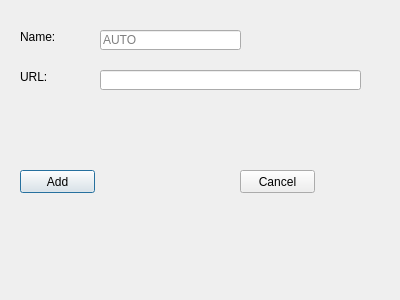
<?xml version="1.0" encoding="UTF-8"?>
<ui version="4.0">
 <class>Dialog</class>
 <widget class="QDialog" name="Dialog">
  <property name="geometry">
   <rect>
    <x>0</x>
    <y>0</y>
    <width>400</width>
    <height>300</height>
   </rect>
  </property>
  <property name="windowTitle">
   <string>Dialog</string>
  </property>
  <widget class="QLineEdit" name="lineEdit_2">
   <property name="geometry">
    <rect>
     <x>100</x>
     <y>30</y>
     <width>141</width>
     <height>20</height>
    </rect>
   </property>
   <property name="placeholderText">
    <string>AUTO</string>
   </property>
   <property name="clearButtonEnabled">
    <bool>true</bool>
   </property>
  </widget>
  <widget class="QLineEdit" name="lineEdit">
   <property name="geometry">
    <rect>
     <x>100</x>
     <y>70</y>
     <width>261</width>
     <height>20</height>
    </rect>
   </property>
  </widget>
  <widget class="QLabel" name="label">
   <property name="geometry">
    <rect>
     <x>20</x>
     <y>30</y>
     <width>47</width>
     <height>13</height>
    </rect>
   </property>
   <property name="text">
    <string>Name:</string>
   </property>
  </widget>
  <widget class="QLabel" name="label_2">
   <property name="geometry">
    <rect>
     <x>20</x>
     <y>70</y>
     <width>47</width>
     <height>13</height>
    </rect>
   </property>
   <property name="text">
    <string>URL:</string>
   </property>
  </widget>
  <widget class="QPushButton" name="pushButton">
   <property name="geometry">
    <rect>
     <x>20</x>
     <y>170</y>
     <width>75</width>
     <height>23</height>
    </rect>
   </property>
   <property name="text">
    <string>Add</string>
   </property>
  </widget>
  <widget class="QPushButton" name="pushButton_2">
   <property name="geometry">
    <rect>
     <x>240</x>
     <y>170</y>
     <width>75</width>
     <height>23</height>
    </rect>
   </property>
   <property name="text">
    <string>Cancel</string>
   </property>
  </widget>
 </widget>
 <resources/>
 <connections/>
</ui>
